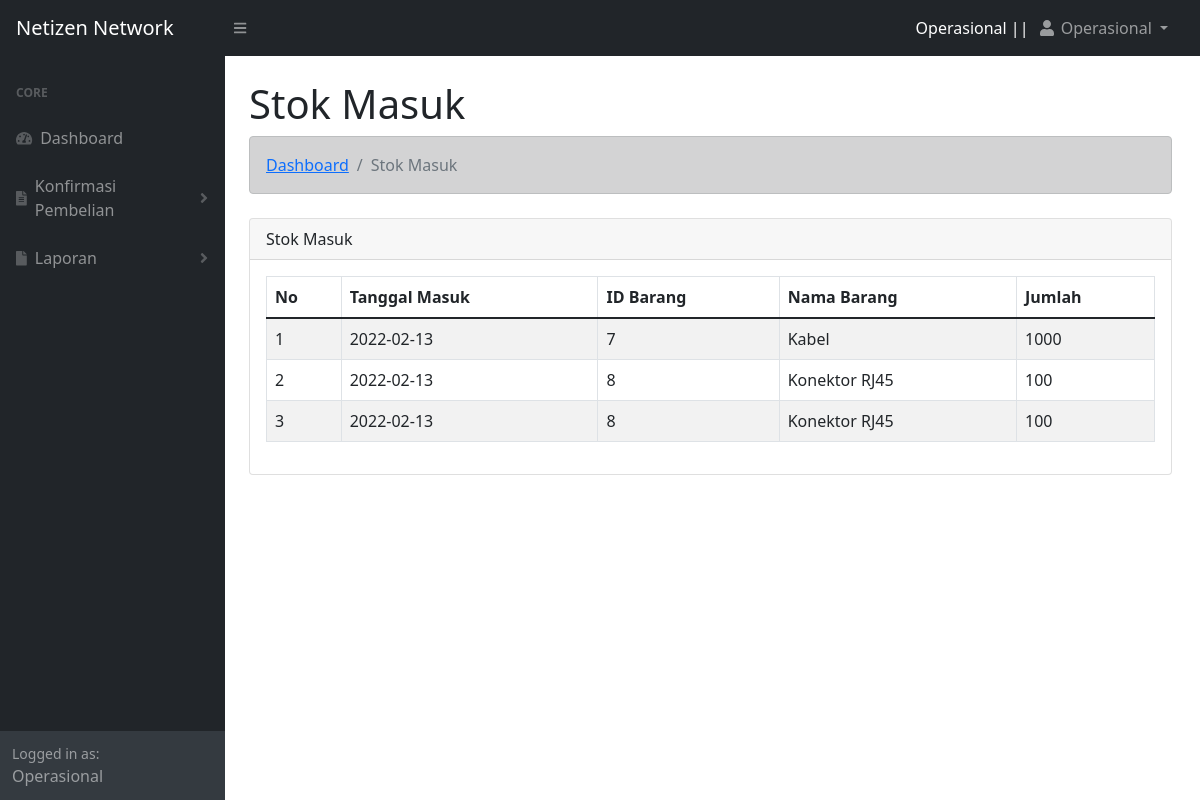
Page /manajer/stok_masuk.php (signed in) on the committed database.
### tables this page shows
CREATE TABLE `tbl_karyawan` (
  `id_karyawan` int(11) NOT NULL,
  `nik` varchar(15) NOT NULL,
  `nama_karyawan` varchar(50) NOT NULL,
  `jenis_kelamin` varchar(10) NOT NULL,
  `alamat` text NOT NULL
);

CREATE TABLE `tbl_user` (
  `id_user` int(11) NOT NULL,
  `nik` varchar(15) NOT NULL,
  `username` varchar(30) NOT NULL,
  `password` varchar(30) NOT NULL,
  `level` varchar(15) NOT NULL
);

CREATE TABLE `tbl_masuk` (
  `id_masuk` int(11) NOT NULL,
  `nik` varchar(15) NOT NULL,
  `id_barang` int(11) NOT NULL,
  `qty` int(3) NOT NULL,
  `tgl_masuk` date NOT NULL,
  `status` int(1) NOT NULL
);

CREATE TABLE `tbl_barang` (
  `id_barang` int(11) NOT NULL,
  `nama_barang` varchar(20) NOT NULL,
  `stok` int(5) NOT NULL,
  `sisa_stok` int(10) NOT NULL
);

### functions.php (called while the page is built, shortened)
<?php
$koneksi = mysqli_connect("localhost","root","","webmanagement");
function query($query){
    global $koneksi;
    $result = mysqli_query($koneksi, $query);
    $rows = [];
    while ($row = mysqli_fetch_assoc($result)){
        $rows[] = $row;
    }
    return $rows;
}
?>

### manajer/stok_masuk.php (the view, shortened to what this page needs)
<?php
    $nik = $_SESSION["nik"];
    require '../functions.php';
    $permintaan = query("SELECT * from tbl_masuk inner join tbl_barang on tbl_masuk.id_barang = tbl_barang.id_barang
                                                 inner join tbl_user on tbl_masuk.nik = tbl_user.nik where tbl_masuk.nik = '$nik' and level != 'Pengawas' order by tgl_masuk desc");
?>
<!DOCTYPE html>
<html lang="en">
<head>
    <?php include "view/head.php";?>
</head>
<body class="sb-nav-fixed">
    <?php
        include "view/navbar.php";
        include "view/sidebar.php";
    ?>
    <div id="layoutSidenav_content">
        <main>
            <div class="container-fluid px-4">
                <h1 class="mt-4">Stok Masuk</h1>
                <ol class="breadcrumb alert alert-dark mb-4">
                    <li class="breadcrumb-item"><a href="index.php"> Dashboard </a></li>
                    <li class="breadcrumb-item active">Stok Masuk</li>
                </ol>
                <div class="row">
                    <div class="col">
                        <div class="card mb-4">
                            <div class="card-header">
                                Stok Masuk
                            </div>
                            <div class="card-body">
                                <table class="table table-striped table-bordered" id="tabel">
                                    <thead>
                                        <th>No</th>
                                        <th>Tanggal Masuk</th>
                                        <th>ID Barang</th>
                                        <th>Nama Barang</th>
                                        <th>Jumlah</th>
                                    </thead>
                                    <tbody>
                                        <?php $i = 1; foreach ($permintaan as $row):?>
                                            <tr>
                                                <td><?= $i;?></td>
                                                <td><?= $row["tgl_masuk"];?></td>
                                                <td><?= $row["id_barang"];?></td>
                                                <td><?= $row["nama_barang"];?></td>
                                                <td><?= $row["qty"];?></td>
                                            </tr>
                                        <?php $i++; endforeach;?>
                                    </tbody>
                                </table>
                            </div>
                        </div>
                    </div>
                </div>
            </div>
        </main>
    </div>
</body>
</html>

### manajer/view/navbar.php (shortened to what this page needs)
<?php
$user = query("SELECT * from tbl_karyawan inner join tbl_user on tbl_karyawan.nik = tbl_user.nik where tbl_karyawan.nik = '$nik'")[0];
?>
<nav class="sb-topnav navbar navbar-expand navbar-dark bg-dark">
    <a class="navbar-brand ps-3" href="index.html">Netizen Network</a>
    <button class="btn btn-link btn-sm order-1 order-lg-0 me-4 me-lg-0" id="sidebarToggle" href="#!"><i class="fas fa-bars"></i></button>
    <ul class="navbar-nav ms-auto ms-md-0 me-3 me-lg-4">
        <li class="nav-item pt-2 text-white"><?= $user["level"];?> || </li>
        <li class="nav-item dropdown">
            <a class="nav-link dropdown-toggle" id="navbarDropdown" href="#" role="button" data-bs-toggle="dropdown" aria-expanded="false"><i class="fas fa-user fa-fw"></i> <?= $user["nama_karyawan"];?> </a>
        </li>
    </ul>
</nav>

### rows in the picture
tbl_karyawan: tbl_user.level "Operasional", nama_karyawan "Operasional"
tbl_masuk: tgl_masuk "2022-02-13", id_barang.id_barang "7", id_barang.nama_barang "Kabel", qty "1000"
tbl_masuk: tgl_masuk "2022-02-13", id_barang.id_barang "8", id_barang.nama_barang "Konektor RJ45", qty "100"
tbl_masuk: tgl_masuk "2022-02-13", id_barang.id_barang "8", id_barang.nama_barang "Konektor RJ45", qty "100"

### other values in the picture
$level "Operasional"
